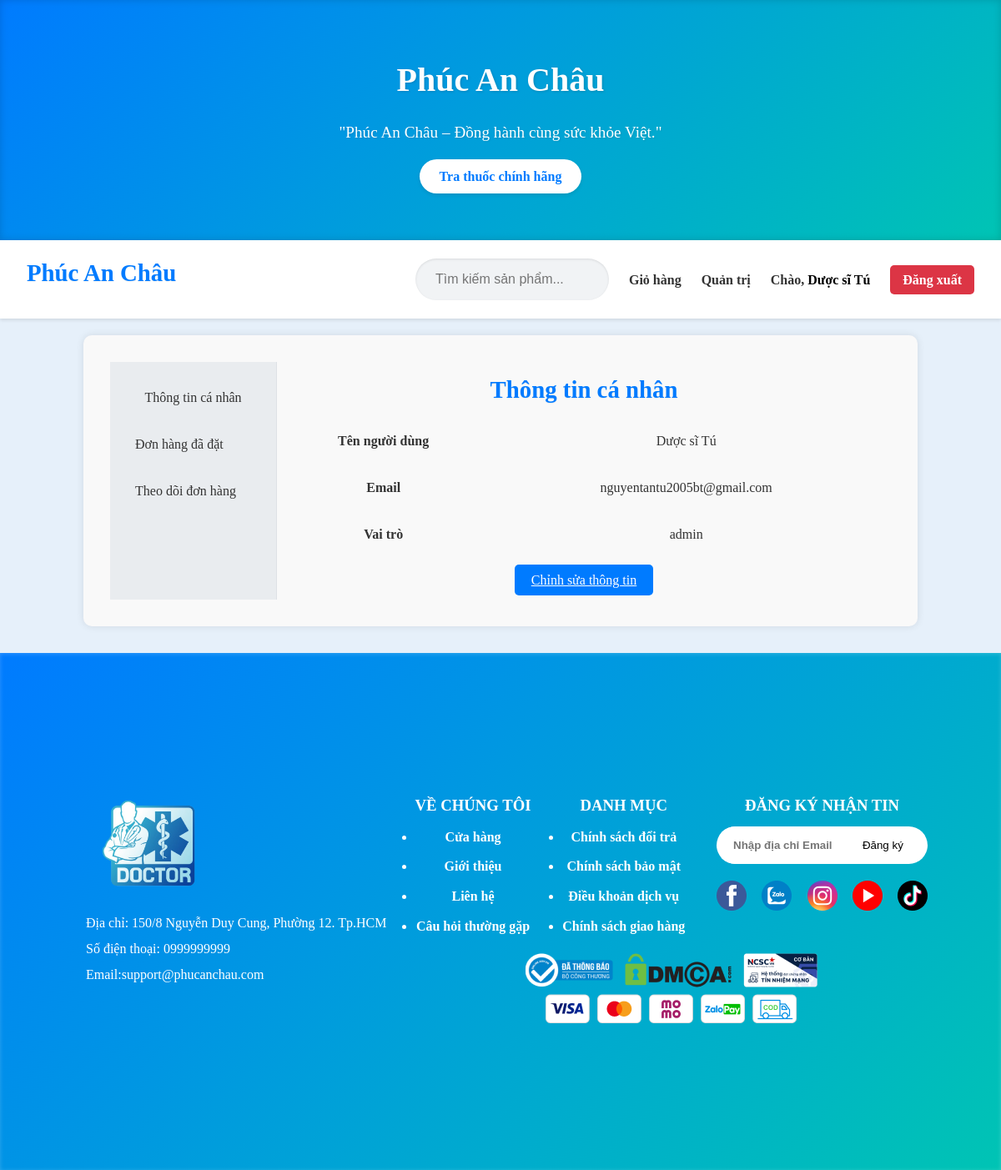
The app's page /profile.php (signed in) with its own data.
### tables this page shows
CREATE TABLE `users` (
  `id` int(11) NOT NULL,
  `username` varchar(50) NOT NULL,
  `password` varchar(255) NOT NULL,
  `email` varchar(100) DEFAULT NULL,
  `avatar` varchar(255) DEFAULT 'default-avatar.jpg',
  `role` enum('user','admin') DEFAULT 'user',
  `created_at` timestamp NOT NULL DEFAULT current_timestamp()
);

### profile.php (the view, shortened to what this page needs)
<?php
include 'includes/db.php';
$user_id = $_SESSION['user_id'];
$username = $_SESSION['username'];
$role = $_SESSION['role'];
$sql = "SELECT username, avatar, email, role FROM users WHERE id = ?";
$stmt = $conn->prepare($sql);
$stmt->bind_param("i", $user_id);
$stmt->execute();
$result = $stmt->get_result();
if ($result->num_rows > 0) {
    $user = $result->fetch_assoc();
    $username = htmlspecialchars($user['username']);
    $email = htmlspecialchars($user['email'] ?? 'Chưa cập nhật');
    $role = htmlspecialchars($user['role']);
} else {
    $username = 'Người dùng';
    $avatar = '';
    $email = 'Chưa cập nhật';
    $role = 'user';
}
?>
<!DOCTYPE html>
<html lang="vi">
<head>
    <link rel="stylesheet" href="assets/css/Trang_chu.css">
</head>
<body>
    <?php
    include 'includes/header.php';
    include 'includes/nav.php';
    ?>
    <section class="profile-container">
        <div class="sidebar">
            <a href="profile.php" align="center">Thông tin cá nhân</a>
            <a href="orders.php">Đơn hàng đã đặt</a>
            <a href="javascript:void(0)" onclick="showDevelopmentMessage()">Theo dõi đơn hàng</a>
        </div>
        <div class="profile-content">
                <h2>Thông tin cá nhân</h2>
            <div class="profile-info">
                <div><strong>Tên người dùng</strong></div><div><?php echo $username; ?></div>
                <div><strong>Email</strong></div><div><?php echo $email; ?></div>
                <div><strong>Vai trò</strong></div><div><?php echo $role; ?></div>
            </div>
            <a href="edit_profile.php" class="edit-btn">Chỉnh sửa thông tin</a>
        </div>
    </section>
    <?php include 'includes/footer.php' ?>
</body>
</html>

### includes/nav.php (shortened to what this page needs)
<?php
$search_keyword = $_GET['search'] ?? '';
?>
<nav class="navbar">
    <div class="logo">
        <a href="index.php">
            <h2>Phúc An Châu</h2>
        </a>
    </div>
    <div class="nav-links">
        <form method="GET" action="index.php" class="search-bar">
            <input type="text" id="search-input" name="search" placeholder="Tìm kiếm sản phẩm..." value="<?php echo $search_keyword; ?>">
        </form>
        <a href="cart.php">Giỏ hàng</a>
        <?php if ($role === 'admin'): ?>
            <a href="admin.php">Quản trị</a>
        <?php endif; ?>
        <span class="user-greeting"> Chào, <strong>
            <?php if ($role === 'admin' || $role === 'user') {
            ?>
                <div class="dropdown user-greeting">
                <button class="dropbtn"><?php echo $username; ?></button>
                </div>
            <?php
            } else {
                echo 'Khách';
            } ?>
        </strong></span>
                <?php if ($role === 'admin' || $role === 'user') {
            echo '<a href="auth/logout.php" class="logout-btn">Đăng xuất</a>';
        } else {
            echo '<a href="auth/login.php" class="logout-btn">Đăng nhập</a>';
        } ?>
    </div>
</nav>

### assets/css/Trang_chu.css (style rules this page uses)
* { margin: 0; padding: 0; box-sizing: border-box; }
body { font-family: 'Times New Roman', Times, serif, sans-serif; line-height: 1.6; color: #333; background-color: #e6f0fa; }
.navbar { background: #fff; box-shadow: 0 2px 4px rgba(0, 0, 0, 0.1); padding: 1rem 2rem; display: flex; justify-content: space-between; align-items: center; position: sticky; top: 0; z-index: 1000; transition: background 0.3s; width: 100%; }
.navbar .logo a { font-size: 1.5rem; color: #007bff; text-decoration: none; font-weight: bold; transition: color 0.3s ease; }
.nav-links { display: flex; align-items: center; gap: 1.5rem; }
.nav-links a, .nav-links .user-greeting { color: #333; font-weight: bold; text-decoration: none; transition: color 0.3s; }
.logout-btn { color: #fff !important; background-color: #dc3545; padding: 5px 15px; border-radius: 5px; }
.search-bar { display: flex; align-items: center; background: #f1f3f5; border-radius: 50px; padding: 0.5rem 1rem; box-shadow: inset 0 1px 3px rgba(0, 0, 0, 0.1); }
.search-bar input { border: none; background: none; outline: none; font-size: 1rem; padding: 0.5rem; width: 200px; transition: width 0.3s ease; }
section { margin-bottom: 3rem; background: #fff; padding: 2rem; border-radius: 8px; box-shadow: 0 2px 4px rgba(0, 0, 0, 0.1); }
h2 { font-size: 1.8rem; margin-bottom: 1rem; color: #007bff; font-weight: bold; text-shadow: 0 1px 1px rgba(0, 0, 0, 0.05); }

### profile.php (style rules this page uses)
* { padding:0; magin:0; box-sizing:border-box; }
.profile-container { display: flex; margin: 20px 100px; background: #f9f9f9; border-radius: 10px; box-shadow: 0 0 10px rgba(0,0,0,0.1); }
.sidebar { width: 200px; background: #e9ecef; padding: 20px; border-right: 1px solid #dee2e6; }
.sidebar a { display: block; padding: 10px; color: #333; text-decoration: none; margin-bottom: 10px; border-radius: 5px; }
.profile-content { flex-grow: 1; text-align: center; padding: 10px; }
.profile-info { display: grid; grid-template-columns: 1fr 2fr; gap: 10px; margin-bottom: 20px; }
.profile-info div { padding: 10px; }
.edit-btn { background: #007bff; color: white; border: none; padding: 10px 20px; border-radius: 5px; cursor: pointer; text-align: center; }

### includes/nav.php (style rules this page uses)
.dropdown { position: relative; display: inline-block; }
.dropbtn { background: none; border: none; font-weight: bold; cursor: pointer; font-size: 16px; font-family: 'Times New Roman', Times, serif, sans-serif; }

### records on screen
users: username "Dược sĩ Tú", email "nguyentantu2005bt@gmail.com", role "admin"
